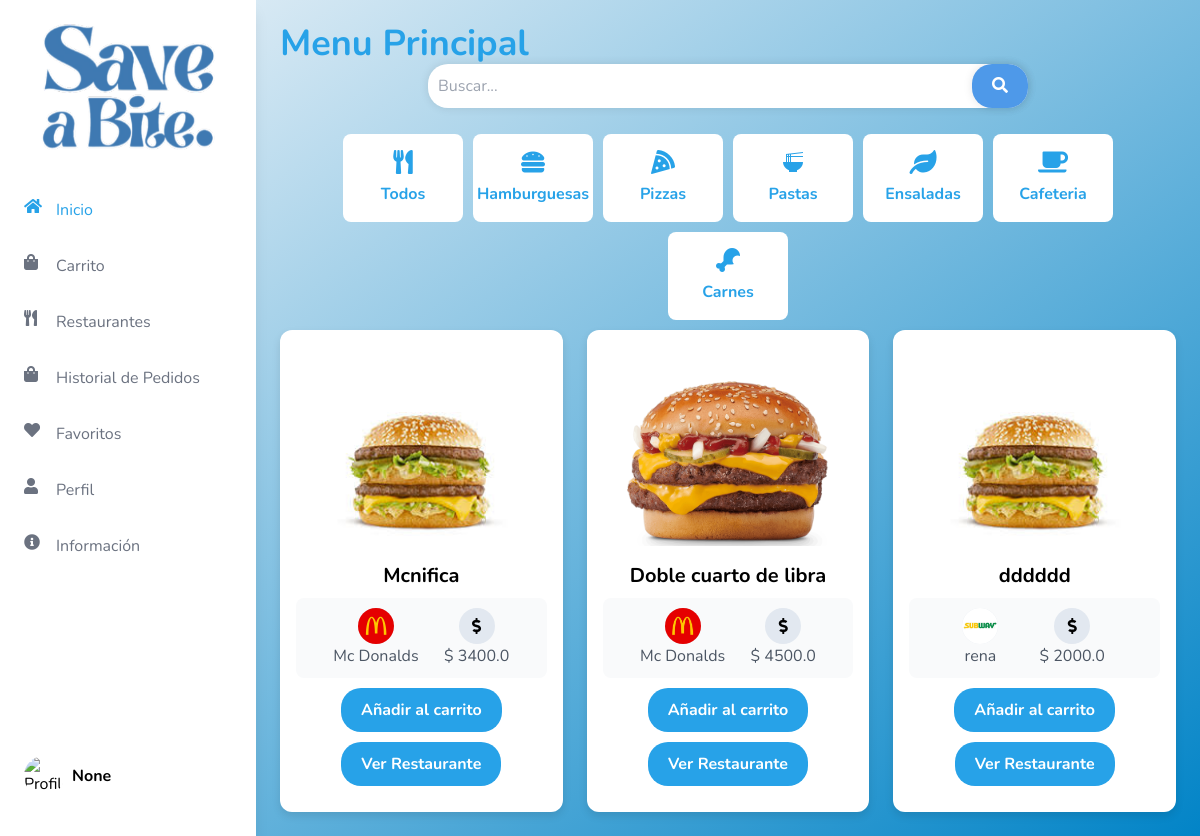
Before: /menu with the older database file.
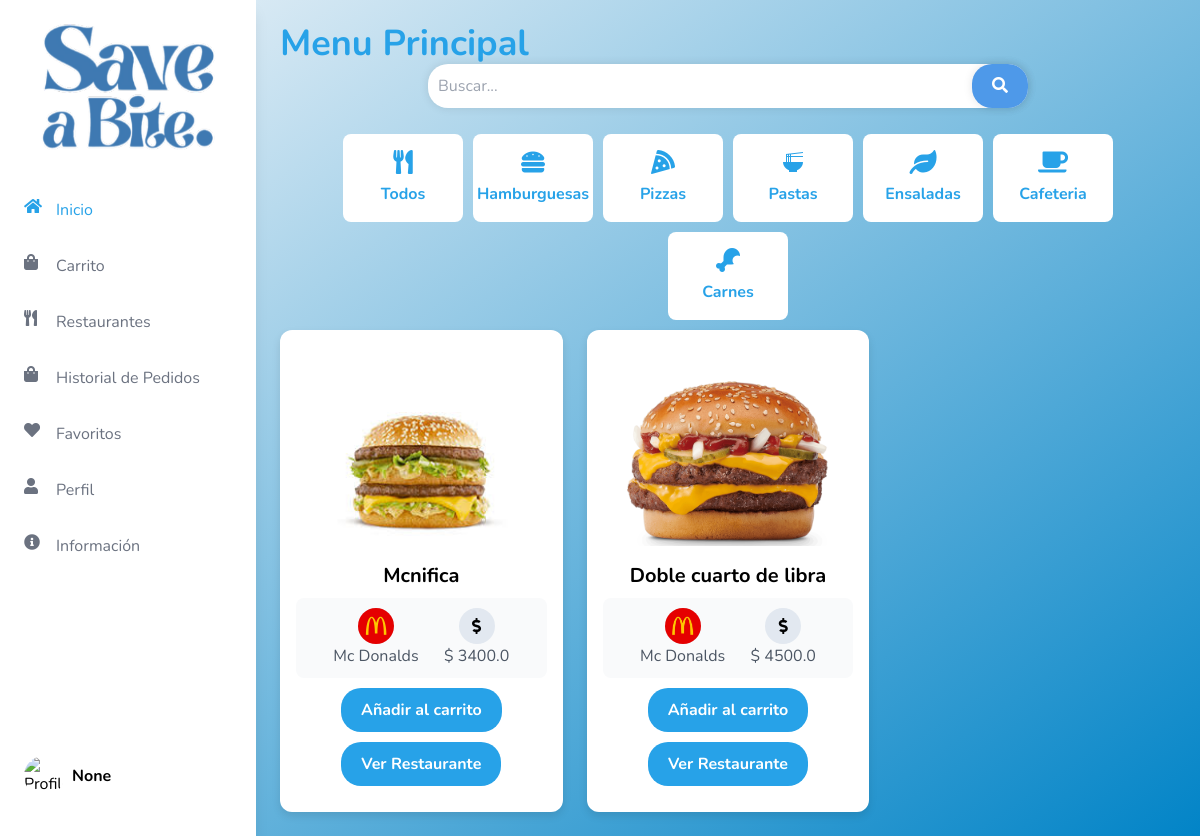
After: the same page with the newer database file.
### tables this page shows
CREATE TABLE Productos (
            id INTEGER PRIMARY KEY AUTOINCREMENT,
            id_empresa INTEGER NOT NULL,
            nombre TEXT NOT NULL,
            empresa TEXT NOT NULL,
            precio REAL NOT NULL,
            descripcion TEXT NOT NULL,
            imagen TEXT NOT NULL,
            tipoComida TEXT NOT NULL,
            stock INTEGER DEFAULT 0,
            estad TEXT DEFAULT 'No Disponible',
            tipo_dieta TEXT,
            FOREIGN KEY (id_empresa) REFERENCES usuarioEmpresa (id)
        );

CREATE TABLE usuarioEmpresa (
            id INTEGER PRIMARY KEY AUTOINCREMENT,
            nombre_usuario TEXT NOT NULL,
            correo_electronico TEXT NOT NULL UNIQUE,
            contrasena TEXT NOT NULL,
            imagen TEXT,  -- Columna para almacenar imágenes
            membresia TEXT,
            direccion_id INTEGER,
            FOREIGN KEY (direccion_id) REFERENCES direccionEmpresa (id)
        );

### app.py (the view, shortened to what this page needs)
@app.route("/menu", methods=['GET'])
def menu():
    user_name = session.get('user_name')
    user_image = session.get('user_image')
    user_id = session.get('user_id')
    query = request.args.get('query', '').lower()
    conn = get_db_connection()
    user = conn.execute('SELECT tipo_dieta FROM usuarios WHERE id = ?', (user_id,)).fetchone()
    tipo_dieta = user['tipo_dieta'] if user else None
    productos = conn.execute('''
        SELECT Productos.*, usuarioEmpresa.imagen AS empresa_imagen
        FROM Productos
        JOIN usuarioEmpresa ON Productos.id_empresa = usuarioEmpresa.id
        WHERE Productos.estad = 'Disponible'
    ''').fetchall()
    recomendados = []
    conn.close()
    return render_template('general/menu.html', user_name=user_name, user_image=user_image, productos=productos, recomendados=recomendados, tipo_dieta=tipo_dieta)

### app.py (called while the page is built)
def get_db_connection():
    conn = sqlite3.connect('flask_db.db')
    conn.row_factory = sqlite3.Row
    return conn

### templates/general/menu.html (shortened to what the changed rows need)
<!DOCTYPE html>
<html lang="es">
<head>
    <script src="https://cdn.tailwindcss.com"></script>
    <link href="https://cdnjs.cloudflare.com/ajax/libs/font-awesome/5.15.3/css/all.min.css" rel="stylesheet">
</head>
<body class="flex">
    {% include 'Sidebars/SidebarUsuario.html' %}
    <div class="flex-1 p-6 content ml-64">
        <h1 class="text-4xl font-bold text-custom-blue">Menu Principal</h1>
        <div class="grid grid-cols-1 md:grid-cols-2 lg:grid-cols-3 gap-6">
            {% for producto in productos %}
                {% if producto.estad == "Disponible" and producto.stock != 0 %}
                    <div class="recipe-card {{ producto.tipo_comida }}" onclick="goToProductDetail('{{ producto.id }}')">
                        <img src="{{ url_for('static', filename='uploads/' ~ producto.imagen) }}" alt="{{ producto.nombre }}">
                        <h3 class="text-xl font-bold mb-2">{{ producto.nombre }}</h3>
                        <div class="info">
                            <div>
                                <div class="info-icon">
                                    <img src="{{ url_for('static', filename='uploads/' ~ producto.empresa_imagen) }}" alt="{{ producto.empresa }}">
                                </div>
                                <p class="text-gray-600">{{ producto.empresa }}</p>
                            </div>
                            <div>
                                <div class="info-icon"><i class="fas fa-dollar-sign"></i></div>
                                <p class="text-gray-600">$ {{ producto.precio }}</p>
                            </div>
                        </div>
                        <div class="button-container">
                            <form method="POST" action="{{ url_for('agregar_al_carrito1', producto_id=producto.id) }}">
                                <button type="submit" class="action-button">Añadir al carrito</button>
                            </form>
                            <form method="GET" action="{{ url_for('ver_menu', id=producto.id_empresa) }}">
                                <button type="submit" class="action-button">Ver Restaurante</button>
                            </form>
                        </div>
                    </div>
                {% endif %}
            {% endfor %}
        </div>
    </div>
</body>
</html>

Changed rows visible on the page:
removed Productos: imagen (picture), nombre "dddddd", empresa "rena", precio "2000.0"
